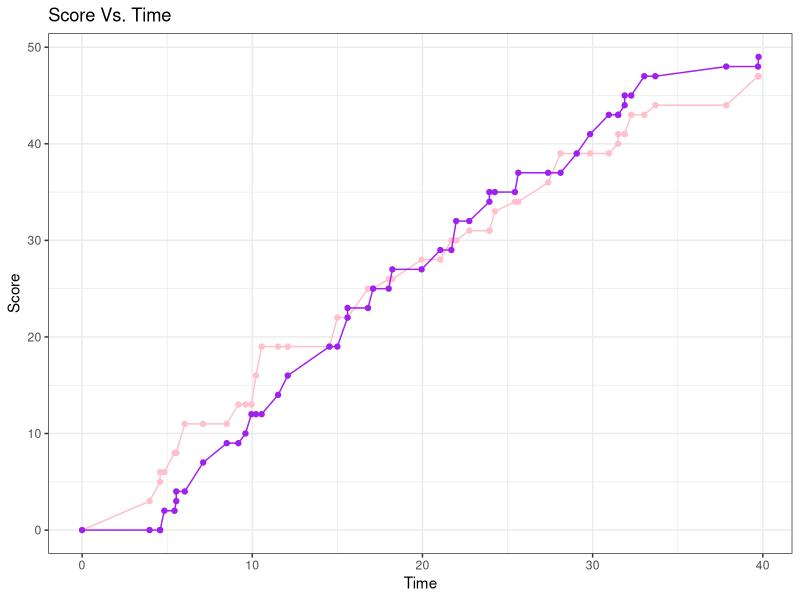

Here is the R script that generated this plot: (Note: this script raises an error after producing the figure.)
#Exercise 10
#2023-11-26



#Question 1
library(ggplot2)


#reading in info
UV = read.table("UWvMSU_1-22-13.txt", header=TRUE, sep="\t", stringsAsFactors=FALSE)
#dim(UV)
#head(UV)

#Empty Matrix that stores running score (starts with zero)
plotData<- matrix(0, nrow = nrow(UV)+1, ncol =3 )


#loop that adds score to previous score to have a running total
for (i in 1:nrow(UV)){
  if(UV$team[i]=="UW"){ #if the team is UW them do following code
    #stores time and score data into respective places in the matrix
    plotData[i+1,2]<-UV$score[i]+plotData[i,2] #the [i+1] is used to add data into the next row so that you don't override pervious data
    plotData[i+1,1]<-UV$time[i]         
    plotData[i+1,3]<-plotData[i,3]
  }else {#for anything that is not UW (MSU) do the following score
    plotData[i+1,3]<-UV$score[i]+plotData[i,3]
    plotData[i+1,1]<-UV$time[i] 
    plotData[i+1,2]<-plotData[i,2]
  }
}
plotData

#data needs to be in a data frame to plot so this functions turns the matirx into a dataframe
plotDataDF<-as.data.frame(plotData)

#plot of data


ggplot()+
  geom_line(data=plotDataDF, mapping = aes(x=V1, y=V2), color="pink")+
  geom_point(data=plotDataDF, mapping = aes(x=V1, y=V2), color="pink")+
  geom_line(data=plotDataDF, mapping = aes(x=V1, y=V3), color="purple")+
  geom_point(data=plotDataDF, mapping = aes(x=V1, y=V3), color="purple")+
  labs(x="Time", y="Score", title ="Score Vs. Time" )+
  theme_bw()


#Question 2

#generates a # between 1 through 10
num<-sample(1:100,1)
#num

#prints statement
print("Guess a number between 1 and 100")

#loop to continue guessing until you guess the correct number
while(guess !=num){
  #interactive part that allows the user to make a guess
  guess<- readline(prompt ="Enter interger: ")
  #if else statement that checks if the number guessed is correct
  if (guess == num)
  {cat("Correct!")}
  else if (guess>num)
  {cat("Lower")}
  else
    {cat("Higher")}
}
  
